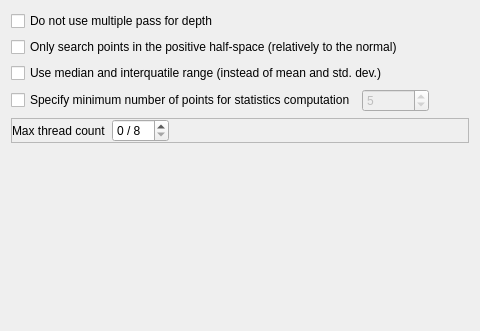
     <widget class="QWidget" name="advanced">
      <attribute name="title">
       <string>Advanced</string>
      </attribute>
      <layout class="QVBoxLayout" name="verticalLayout_5">
       <item>
        <widget class="QCheckBox" name="useSinglePass4DepthCheckBox">
         <property name="toolTip">
          <string>Slower but it guarantees that all the cylinder will be explored</string>
         </property>
         <property name="text">
          <string>Do not use multiple pass for depth</string>
         </property>
        </widget>
       </item>
       <item>
        <widget class="QCheckBox" name="positiveSearchOnlyCheckBox">
         <property name="toolTip">
          <string>Search the points only in the 'positive' side of the cylinder (relatively to the point normal)</string>
         </property>
         <property name="text">
          <string>Only search points in the positive half-space (relatively to the normal)</string>
         </property>
        </widget>
       </item>
       <item>
        <widget class="QCheckBox" name="useMedianCheckBox">
         <property name="text">
          <string>Use median and interquatile range (instead of mean and std. dev.)</string>
         </property>
        </widget>
       </item>
       <item>
        <widget class="QFrame" name="minPoints4StatsFrame">
         <layout class="QHBoxLayout" name="horizontalLayout_5">
          <property name="leftMargin">
           <number>0</number>
          </property>
          <property name="topMargin">
           <number>0</number>
          </property>
          <property name="rightMargin">
           <number>0</number>
          </property>
          <property name="bottomMargin">
           <number>0</number>
          </property>
          <item>
           <widget class="QCheckBox" name="useMinPoints4StatCheckBox">
            <property name="text">
             <string>Specify minimum number of points for statistics computation</string>
            </property>
           </widget>
          </item>
          <item>
           <widget class="QSpinBox" name="minPoints4StatSpinBox">
            <property name="enabled">
             <bool>false</bool>
            </property>
            <property name="minimum">
             <number>1</number>
            </property>
            <property name="maximum">
             <number>1000000000</number>
            </property>
            <property name="value">
             <number>5</number>
            </property>
           </widget>
          </item>
          <item>
           <spacer name="horizontalSpacer_5">
            <property name="orientation">
             <enum>Qt::Horizontal</enum>
            </property>
            <property name="sizeHint" stdset="0">
             <size>
              <width>40</width>
              <height>20</height>
             </size>
            </property>
           </spacer>
          </item>
         </layout>
        </widget>
       </item>
       <item>
        <widget class="QFrame" name="frame">
         <property name="frameShape">
          <enum>QFrame::StyledPanel</enum>
         </property>
         <property name="frameShadow">
          <enum>QFrame::Raised</enum>
         </property>
         <layout class="QHBoxLayout" name="horizontalLayout_8">
          <property name="leftMargin">
           <number>0</number>
          </property>
          <property name="topMargin">
           <number>0</number>
          </property>
          <property name="rightMargin">
           <number>0</number>
          </property>
          <property name="bottomMargin">
           <number>0</number>
          </property>
          <item>
           <widget class="QLabel" name="label_3">
            <property name="text">
             <string>Max thread count</string>
            </property>
           </widget>
          </item>
          <item>
           <widget class="QSpinBox" name="maxThreadCountSpinBox">
            <property name="suffix">
             <string notr="true"> / 8</string>
            </property>
           </widget>
          </item>
          <item>
           <spacer name="horizontalSpacer">
            <property name="orientation">
             <enum>Qt::Horizontal</enum>
            </property>
            <property name="sizeHint" stdset="0">
             <size>
              <width>40</width>
              <height>20</height>
             </size>
            </property>
           </spacer>
          </item>
         </layout>
        </widget>
       </item>
       <item>
        <spacer name="verticalSpacer_2">
         <property name="orientation">
          <enum>Qt::Vertical</enum>
         </property>
         <property name="sizeHint" stdset="0">
          <size>
           <width>20</width>
           <height>177</height>
          </size>
         </property>
        </spacer>
       </item>
      </layout>
     </widget>
